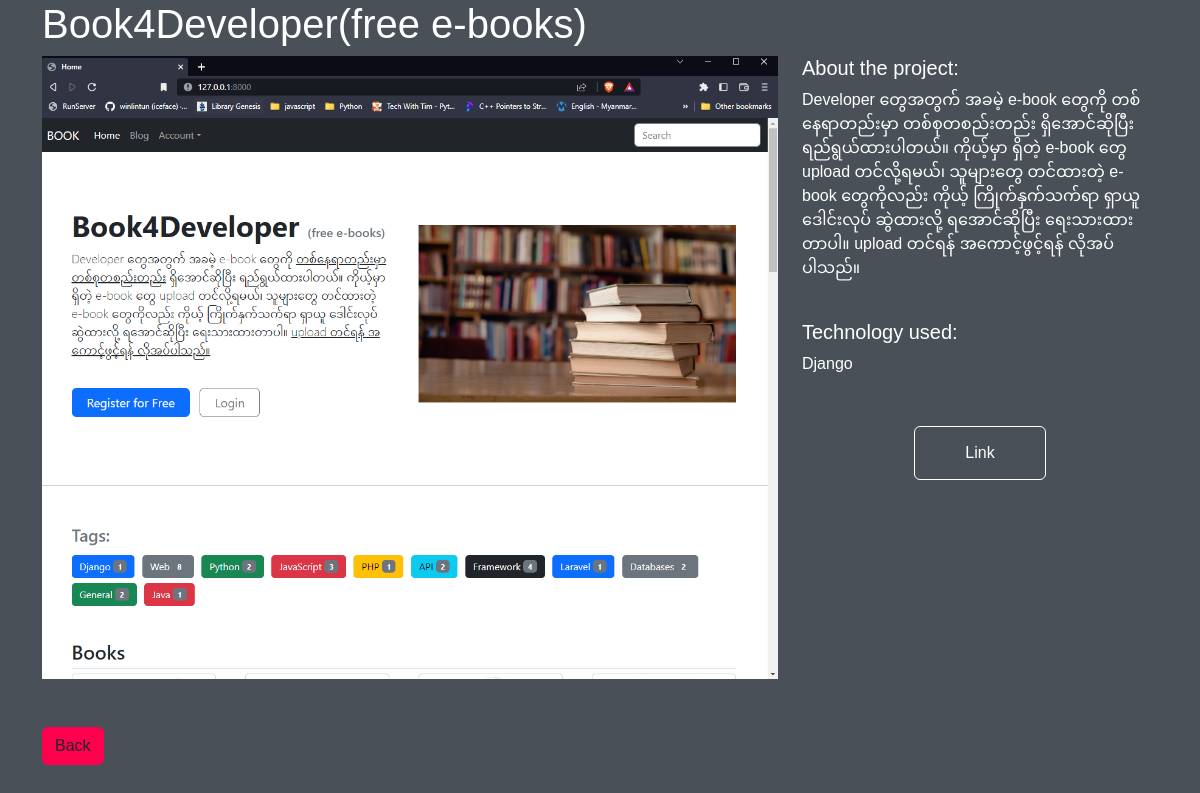
/1/, run on the app's committed database.
### personal_portfolio/models.py (models this page shows, shortened)
class Project(models.Model):
	title = models.CharField(max_length=100)
	description = models.TextField()
	technology = models.CharField(max_length=20)
	image = models.ImageField(upload_to="img")
	link = models.CharField(max_length=2080, blank=True, null=True)

### personal_portfolio/views.py (the view)
# urls.py: path("<int:pk>/", views.ProjectDetailView.as_view(), name="detail"),
class ProjectDetailView(DetailView):
	template_name = "personal_portfolio/detail.html"
	queryset = Project.objects.all()

### personal_portfolio/templates/personal_portfolio/detail.html (shortened to what this page needs)
{% extends 'base.html' %}
{% block content %}
	<div class="container">
		<h1>{{ object.title}}</h1>
		<div class="row">
			<div class="col-md-8">
				<img src="{{ object.image.url }}" width="100%">
			</div>
			<div class="col-md-4">
				<h5>About the project:</h5>
				<p>{{ object.description }}</p>
				<br>
				<h5>Technology used:</h5>
				<p>{{ object.technology }}</p>
				<p><a href="{{ object.link }}" class="btn mybtn" target="_blank">Link</a></p>
			</div>
		</div>
		<div class="mt-5">
			<a href="{% url 'explorer' %}" class="btn btn-2">Back</a>
		</div>
	</div>
{% endblock %}

### static/css/main.css (style rules this page uses)
* { padding: 0; margin: 0; font-family: 'Popins', sans-serif; box-sizing: border-box; }
html { scroll-behavior: smooth; }
body { background-color: #495057; color: #fff; }
.mybtn { display: block; margin: 50px auto; width: fit-content; border: 1px solid white; padding: 14px 50px; border-radius: 6px; text-decoration: none; color: #fff; transition: background 0.5s; }
.btn-2 { display: inline-block; background-color: #ff004f; }

### data on the page
Project: title "Book4Developer(free e-books)", image (picture), description "Developer တွေအတွက် အခမဲ့ e-book တွေကို တစ်နေရာတည်းမှာ တစ်စုတစည်းတည်း ရှိအောင်ဆိုပြီး ရည်ရွယ်ထားပါတယ်။ ကိုယ့်မှာ ရှိတဲ့ e-book တွေ upload တင်လို့ရမယ်၊ သူများတွေ တင်ထားတဲ့ e-book တွေကိုလည်း ကိုယ့် ကြိုက်နှက်သက်ရာ ရှာယူ ဒေါင်းလုပ် ဆွဲထားလို့ ရအောင်ဆိုပြီး ရေးသားထားတာပါ။ upload တင်ရန် အကောင့်ဖွင့်ရန် လိုအပ်ပါသည်။", technology "Django"
